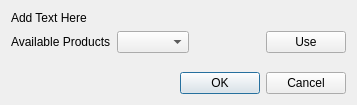
<?xml version="1.0" encoding="UTF-8"?>
<ui version="4.0">
 <class>CPUChoices</class>
 <widget class="QDialog" name="CPUChoices">
  <property name="geometry">
   <rect>
    <x>0</x>
    <y>0</y>
    <width>357</width>
    <height>105</height>
   </rect>
  </property>
  <property name="windowTitle">
   <string>Dialog</string>
  </property>
  <layout class="QGridLayout" name="gridLayout_2">
   <item row="0" column="0">
    <layout class="QGridLayout" name="mGridLayout_3">
     <item row="0" column="0">
      <layout class="QGridLayout" name="mGridLayout">
       <item row="0" column="0">
        <widget class="QLabel" name="mMessageError">
         <property name="text">
          <string>Add Text Here</string>
         </property>
        </widget>
       </item>
       <item row="1" column="0">
        <layout class="QHBoxLayout" name="mHorizontalLayout">
         <item>
          <widget class="QLabel" name="mLabel">
           <property name="text">
            <string>Available Products</string>
           </property>
          </widget>
         </item>
         <item>
          <widget class="QComboBox" name="mAvailableProducts"/>
         </item>
         <item>
          <spacer name="mHorizontalSpacer">
           <property name="orientation">
            <enum>Qt::Horizontal</enum>
           </property>
           <property name="sizeHint" stdset="0">
            <size>
             <width>40</width>
             <height>20</height>
            </size>
           </property>
          </spacer>
         </item>
         <item>
          <widget class="QPushButton" name="mUseProduct">
           <property name="text">
            <string>Use</string>
           </property>
          </widget>
         </item>
        </layout>
       </item>
      </layout>
     </item>
     <item row="1" column="0">
      <spacer name="verticalSpacer">
       <property name="orientation">
        <enum>Qt::Vertical</enum>
       </property>
       <property name="sizeHint" stdset="0">
        <size>
         <width>20</width>
         <height>40</height>
        </size>
       </property>
      </spacer>
     </item>
     <item row="2" column="0">
      <widget class="QDialogButtonBox" name="mButtonBox">
       <property name="orientation">
        <enum>Qt::Horizontal</enum>
       </property>
       <property name="standardButtons">
        <set>QDialogButtonBox::Cancel|QDialogButtonBox::Ok</set>
       </property>
      </widget>
     </item>
    </layout>
   </item>
  </layout>
 </widget>
 <resources/>
 <connections>
  <connection>
   <sender>mButtonBox</sender>
   <signal>accepted()</signal>
   <receiver>CPUChoices</receiver>
   <slot>accept()</slot>
   <hints>
    <hint type="sourcelabel">
     <x>248</x>
     <y>254</y>
    </hint>
    <hint type="destinationlabel">
     <x>157</x>
     <y>274</y>
    </hint>
   </hints>
  </connection>
  <connection>
   <sender>mButtonBox</sender>
   <signal>rejected()</signal>
   <receiver>CPUChoices</receiver>
   <slot>reject()</slot>
   <hints>
    <hint type="sourcelabel">
     <x>316</x>
     <y>260</y>
    </hint>
    <hint type="destinationlabel">
     <x>286</x>
     <y>274</y>
    </hint>
   </hints>
  </connection>
 </connections>
</ui>
